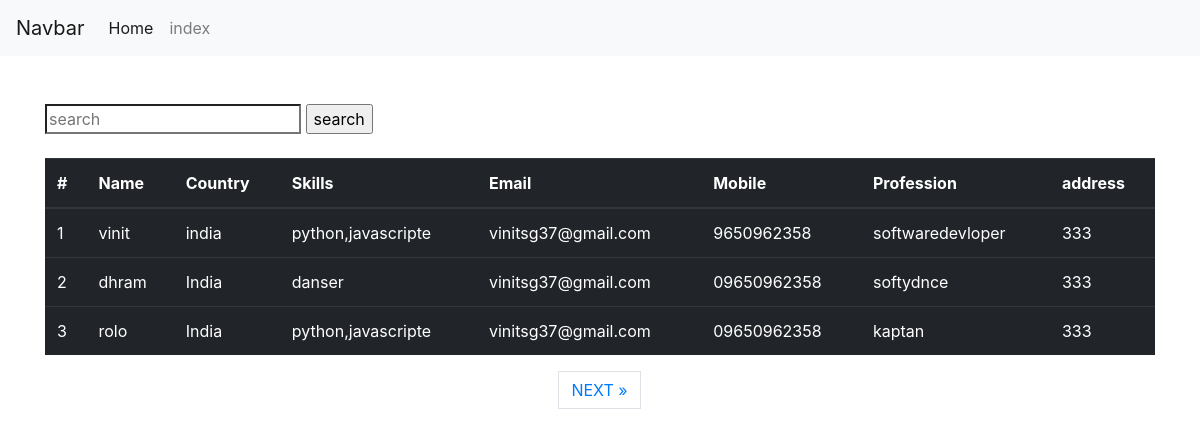
The page /home on the database its author committed.
### tarin/models.py (models this page shows, shortened)
class trainer(models.Model):
    Name = models.CharField(max_length=100, blank=False)
    Country = models.CharField(max_length=100, blank=False)
    Skills = models.TextField(blank=False)
    Email = models.EmailField(blank=False)
    Mobile_number = models.CharField(max_length=100, blank=False)
    Profession = models.CharField(max_length=100, blank=False)
    Address = models.TextField(blank=False)
    objects = models.Manager()

### tarin/views.py (the view, shortened to what this page needs)
# urls.py: path('home', views.home, name='home'),
def home(request):
    print("runing")
    item_list = trainer.objects.order_by("id")
    paginator = Paginator(item_list, 3)
    page = request.GET.get('page')
    try:
        post_list = paginator.page(page)
    except PageNotAnInteger:
        post_list = paginator.page(1)
    except EmptyPage:
        post_list = paginator.page(paginator.num_pages)
    return render(request, 'home.html', {'page': page, 'post_list': post_list})

### tarin/templates/home.html (shortened to what this page needs)
{% extends 'base.html' %}
{% block content %}
<div class="container">
    <form action="{% url 'home' %}" method="POST">{% csrf_token %}
        <input id="search" type="search" name="search" placeholder="search">
        <input type="submit" value="search">
    </form>
    <div>
        <br>
        <table class="table table-dark">
            <thead class="table-dark">
                <tr>
                    <th scope="col">#</th>
                    <th scope="col">Name</th>
                    <th scope="col">Country</th>
                    <th scope="col">Skills</th>
                    <th scope="col">Email</th>
                    <th scope="col">Mobile</th>
                    <th scope="col">Profession</th>
                    <th scope="col">address</th>
                </tr>
            </thead>
            <tbody>
                {% for item in post_list %}
                <tr>
                    <td>{{ item.id }}</td>
                    <td>{{ item.Name }}</td>
                    <td>{{ item.Country}}</td>
                    <td>{{ item.Skills}}</td>
                    <td>{{ item.Email}}</td>
                    <td>{{ item.Mobile_number }}</td>
                    <td>{{ item.Profession }}</td>
                    <td>{{ item.Address }}</td>
                </tr>
                {% endfor %}
            </tbody>
        </table>
        {% if post_list.has_other_pages %}
        <ul class="pagination justify-content-center">
            {% if post_list.has_next %}
            <li><a href="?page={{ post_list.next_page_number }}" class="page-link"> NEXT &raquo;</a></li>
            {% endif %}
        </ul>
    </div>
    {% endif %}
    {% endblock %}

### tarin/templates/base.html (shortened to what this page needs)
{% load static %}
<!DOCTYPE html>
<html>
<head>
  <link rel="stylesheet" href="https://stackpath.bootstrapcdn.com/bootstrap/4.1.3/css/bootstrap.min.css"
 />
</head>
<body>
  {% include 'nav.html' %}
  {% block content %} {% endblock %}
</body>
</html>

### tarin/templates/nav.html (shortened to what this page needs)
<nav class="navbar navbar-expand-lg navbar-light bg-light">
    <a class="navbar-brand" href="#">Navbar</a>
    <div class="collapse navbar-collapse" id="navbarSupportedContent">
        <ul class="navbar-nav mr-auto">
            <li class="nav-item active">
                <a class="nav-link" href="{% url 'home' %}">Home <span class="sr-only">(current)</span></a>
            </li>
            <li class="nav-item">
                <a class="nav-link" href="{% url 'index' %}">index</a>
            </li>
        </ul>
    </div>
</nav>

### rows shown on the page
trainer: id "1", Name "vinit", Country "india", Skills "python,javascripte", Email "vinitsg37@gmail.com", Mobile_number "9650962358", Profession "softwaredevloper", Address "333"
trainer: id "2", Name "dhram", Country "India", Skills "danser", Email "vinitsg37@gmail.com", Mobile_number "09650962358", Profession "softydnce", Address "333"
trainer: id "3", Name "rolo", Country "India", Skills "python,javascripte", Email "vinitsg37@gmail.com", Mobile_number "09650962358", Profession "kaptan", Address "333"
